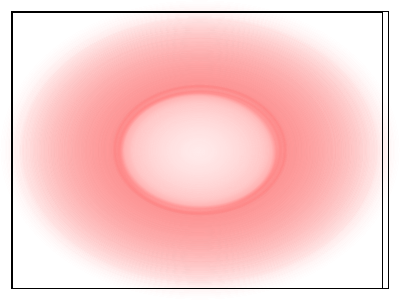
<?xml version="1.0" encoding="UTF-8"?>
<ui version="4.0">
 <class>displayLended</class>
 <widget class="QDialog" name="displayLended">
  <property name="geometry">
   <rect>
    <x>0</x>
    <y>0</y>
    <width>400</width>
    <height>300</height>
   </rect>
  </property>
  <property name="windowTitle">
   <string>Display Lended Books</string>
  </property>
  <property name="styleSheet">
   <string notr="true">background-color: qradialgradient(spread:pad, cx:0.5, cy:0.5, radius:0.5, fx:0.5, fy:0.5, stop:0 rgba(255, 235, 235, 206), stop:0.35 rgba(255, 188, 188, 80), stop:0.4 rgba(255, 162, 162, 80), stop:0.425 rgba(255, 132, 132, 156), stop:0.44 rgba(252, 128, 128, 80), stop:1 rgba(255, 255, 255, 0));</string>
  </property>
  <layout class="QHBoxLayout" name="horizontalLayout">
   <item>
    <widget class="QScrollArea" name="scrollArea">
     <property name="widgetResizable">
      <bool>true</bool>
     </property>
     <widget class="QWidget" name="scrollAreaWidgetContents">
      <property name="geometry">
       <rect>
        <x>0</x>
        <y>0</y>
        <width>376</width>
        <height>276</height>
       </rect>
      </property>
      <widget class="QTextEdit" name="textEdit">
       <property name="geometry">
        <rect>
         <x>0</x>
         <y>0</y>
         <width>371</width>
         <height>281</height>
        </rect>
       </property>
       <property name="font">
        <font>
         <family>STFangsong</family>
        </font>
       </property>
       <property name="styleSheet">
        <string notr="true">color: rgb(255, 223, 61);</string>
       </property>
      </widget>
     </widget>
    </widget>
   </item>
  </layout>
 </widget>
 <resources/>
 <connections/>
</ui>
